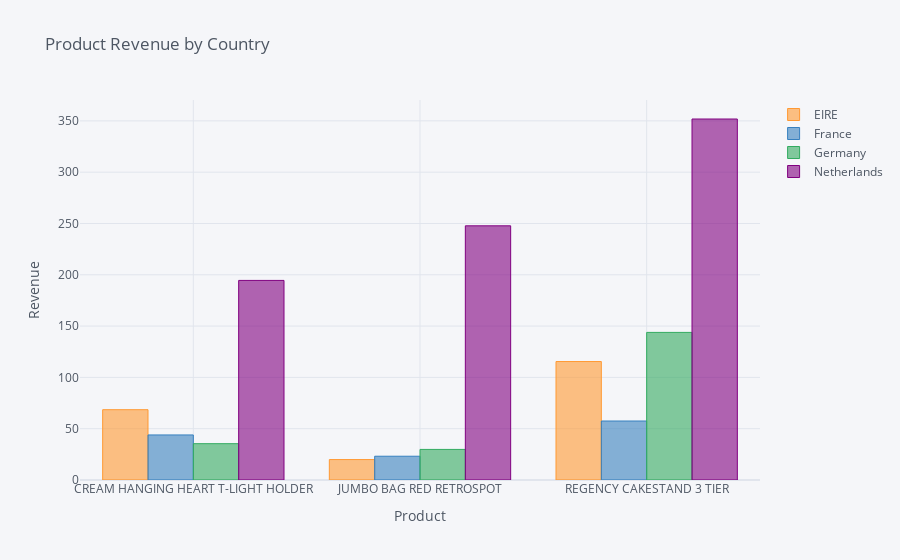

This figure's notebook cell:
### Code cell
products = data[(data['Description'].isin(product_list)) & 
                (data['Country'].isin(country_list))]

pivot = products.pivot_table(values='Revenue', columns='Country', index='Description', aggfunc='mean')

pivot.iplot(kind='bar', xTitle='Product', yTitle='Revenue',
            title='Product Revenue by Country')

### Figure 1 — Plotly figure (JSON) as saved in the notebook; plotly's stock layout.template omitted (floating-point values rounded to 4 significant figures)
{"data": [{"marker": {"color": "rgba(255, 153, 51, 0.6)", "line": {"color": "rgba(255, 153, 51, 1.0)", "width": 1}}, "name": "EIRE", "orientation": "v", "text": "", "type": "bar", "x": ["CREAM HANGING HEART T-LIGHT HOLDER", "JUMBO BAG RED RETROSPOT", "REGENCY CAKESTAND 3 TIER"], "y": [68.52, 19.91, 115.4]}, {"marker": {"color": "rgba(55, 128, 191, 0.6)", "line": {"color": "rgba(55, 128, 191, 1.0)", "width": 1}}, "name": "France", "orientation": "v", "text": "", "type": "bar", "x": ["CREAM HANGING HEART T-LIGHT HOLDER", "JUMBO BAG RED RETROSPOT", "REGENCY CAKESTAND 3 TIER"], "y": [43.92, 23.16, 57.49]}, {"marker": {"color": "rgba(50, 171, 96, 0.6)", "line": {"color": "rgba(50, 171, 96, 1.0)", "width": 1}}, "name": "Germany", "orientation": "v", "text": "", "type": "bar", "x": ["CREAM HANGING HEART T-LIGHT HOLDER", "JUMBO BAG RED RETROSPOT", "REGENCY CAKESTAND 3 TIER"], "y": [35.4, 29.8, 143.8]}, {"marker": {"color": "rgba(128, 0, 128, 0.6)", "line": {"color": "rgba(128, 0, 128, 1.0)", "width": 1}}, "name": "Netherlands", "orientation": "v", "text": "", "type": "bar", "x": ["CREAM HANGING HEART T-LIGHT HOLDER", "JUMBO BAG RED RETROSPOT", "REGENCY CAKESTAND 3 TIER"], "y": [194.5, 247.7, 351.8]}], "layout": {"legend": {"bgcolor": "#F5F6F9", "font": {"color": "#4D5663"}}, "paper_bgcolor": "#F5F6F9", "plot_bgcolor": "#F5F6F9", "title": {"font": {"color": "#4D5663"}, "text": "Product Revenue by Country"}, "xaxis": {"gridcolor": "#E1E5ED", "showgrid": true, "tickfont": {"color": "#4D5663"}, "title": {"font": {"color": "#4D5663"}, "text": "Product"}, "zerolinecolor": "#E1E5ED"}, "yaxis": {"gridcolor": "#E1E5ED", "showgrid": true, "tickfont": {"color": "#4D5663"}, "title": {"font": {"color": "#4D5663"}, "text": "Revenue"}, "zerolinecolor": "#E1E5ED"}}}
